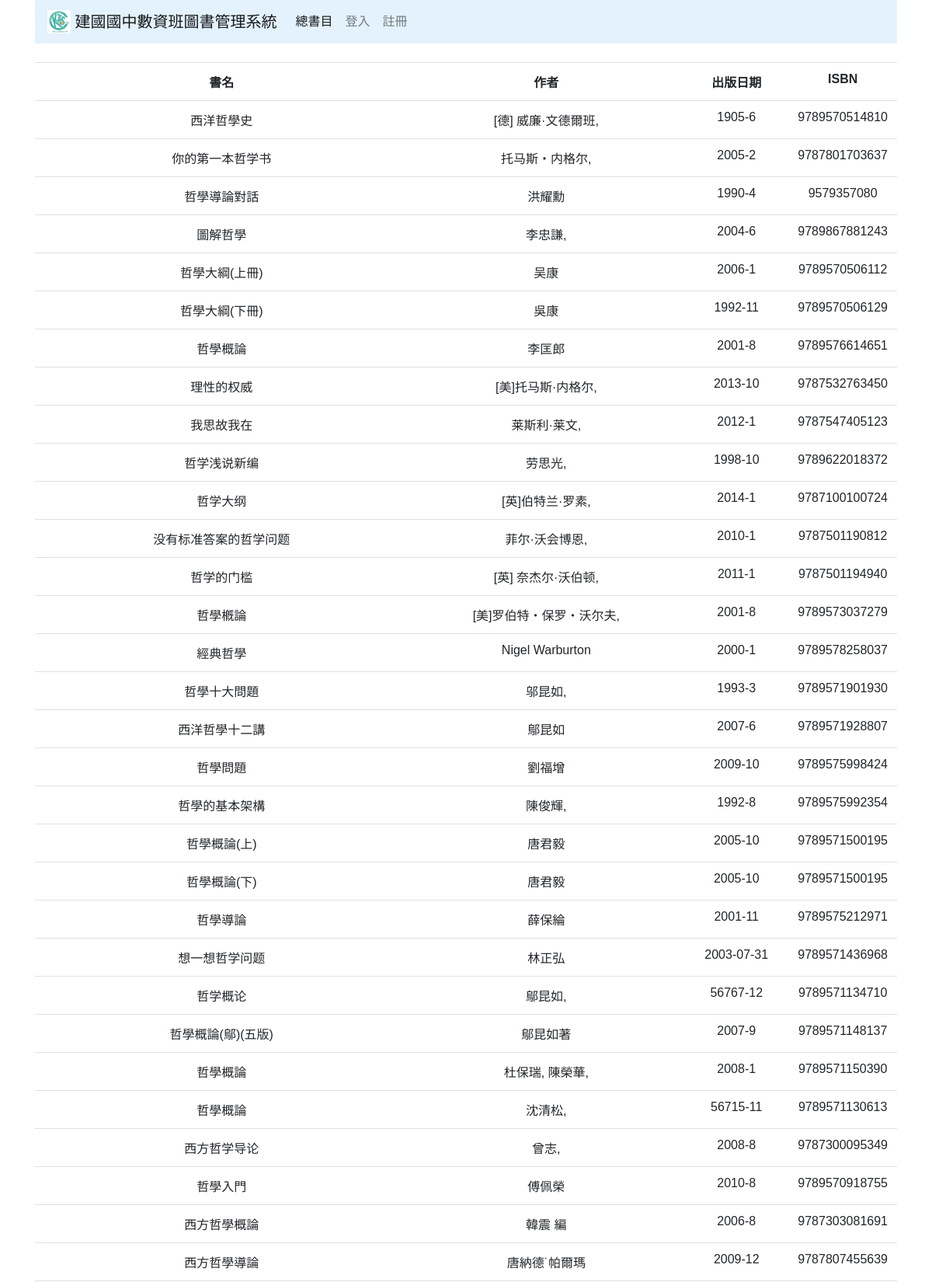
/book/ (upper part), run on the app's committed database.
### main/models.py (models this page shows, shortened)
class NewBooks(models.Model):
    book_title = models.CharField(blank=True, default='', max_length=200)
    book_author = models.CharField(blank=True, default='', max_length=200)
    book_pubtime = models.CharField(blank=True, default='', max_length=20)
    book_isbn = models.CharField(blank=True, default='', max_length=13)
    book_borrowid = models.CharField(blank=True, default='', max_length=5)
    book_borrowname = models.CharField(blank=True, default='', max_length=5)
    book_barcode = models.CharField(blank=True, default='', max_length=5)

### main/views.py (the view)
# urls.py: path('', views.IndexView.as_view(), name='index'),
class IndexView(generic.ListView):
    template_name = 'main/index.html'
    context_object_name = 'all_book_list'  # the list name of book list in html
    def get_queryset(self):
        return NewBooks.objects.all()

### main/templates/main/index.html
{% extends 'main/base.html'%}
{% block content %}
{% if all_book_list %}
<table class="table" style="width:100%;text-align:center">
	<tr>
		<th>書名</th>
		<th>作者</th>
		<th>出版日期</th>
		<th>ISBN</th>
	</tr>
	{% for book in all_book_list %}
		{% if book.book_borrowid %}
		<tr data-toggle="tooltip" title="借閱人：{{book.book_borrowid}} {{ book.book_borrowname }}">
			<td><font color="green">{{book.book_title}}</font></td>
			<td><font color="green">{{book.book_author}}</font></td>
			<td><font color="green">{{book.book_pubtime}}</font></td>
			{% if book.book_isbn == '1' %}
				<td><font color="green">無</font></td>
			{% else %}
				<td><font color="green">{{book.book_isbn}}</font></td>
			{% endif %}
		</tr>
		{% else %}
		<tr>
			<td>{{book.book_title}}</td>
			<td>{{book.book_author}}</td>
			<td>{{book.book_pubtime}}</td>
			{% if book.book_isbn == '1' %}
				<td>無</td>
			{% else %}
				<td>{{book.book_isbn}}</td>
			{% endif %}
		</tr>
		{% endif %}
		{% endfor %}
</table>
{% endif %}
{% endblock content %}

### data on the page
NewBooks: book_title "西洋哲學史", book_author "[德] 威廉·文德爾班,", book_pubtime "1905-6", book_isbn "9789570514810"
NewBooks: book_title "你的第一本哲学书", book_author "托马斯・内格尔,", book_pubtime "2005-2", book_isbn "9787801703637"
NewBooks: book_title "哲學導論對話", book_author "洪耀勳", book_pubtime "1990-4", book_isbn "9579357080"
NewBooks: book_title "圖解哲學", book_author "李忠謙,", book_pubtime "2004-6", book_isbn "9789867881243"
NewBooks: book_title "哲學大綱(上冊)", book_author "吴康", book_pubtime "2006-1", book_isbn "9789570506112"
NewBooks: book_title "哲學大綱(下冊)", book_author "吳康", book_pubtime "1992-11", book_isbn "9789570506129"
NewBooks: book_title "哲學概論", book_author "李匡郎", book_pubtime "2001-8", book_isbn "9789576614651"
NewBooks: book_title "理性的权威", book_author "[美]托马斯·内格尔,", book_pubtime "2013-10", book_isbn "9787532763450"
NewBooks: book_title "我思故我在", book_author "莱斯利·莱文,", book_pubtime "2012-1", book_isbn "9787547405123"
NewBooks: book_title "哲学浅说新编", book_author "劳思光,", book_pubtime "1998-10", book_isbn "9789622018372"
NewBooks: book_title "哲学大纲", book_author "[英]伯特兰·罗素,", book_pubtime "2014-1", book_isbn "9787100100724"
NewBooks: book_title "没有标准答案的哲学问题", book_author "菲尔·沃会博恩,", book_pubtime "2010-1", book_isbn "9787501190812"
NewBooks: book_title "哲学的门槛", book_author "[英] 奈杰尔·沃伯顿,", book_pubtime "2011-1", book_isbn "9787501194940"
NewBooks: book_title "哲學槪論", book_author "[美]罗伯特・保罗・沃尔夫,", book_pubtime "2001-8", book_isbn "9789573037279"
NewBooks: book_title "經典哲學", book_author "Nigel Warburton", book_pubtime "2000-1", book_isbn "9789578258037"
NewBooks: book_title "哲學十大問題", book_author "邬昆如,", book_pubtime "1993-3", book_isbn "9789571901930"
NewBooks: book_title "西洋哲學十二講", book_author "鄔昆如", book_pubtime "2007-6", book_isbn "9789571928807"
NewBooks: book_title "哲學問題", book_author "劉福增", book_pubtime "2009-10", book_isbn "9789575998424"
NewBooks: book_title "哲學的基本架構", book_author "陳俊輝,", book_pubtime "1992-8", book_isbn "9789575992354"
NewBooks: book_title "哲學概論(上)", book_author "唐君毅", book_pubtime "2005-10", book_isbn "9789571500195"
NewBooks: book_title "哲學概論(下)", book_author "唐君毅", book_pubtime "2005-10", book_isbn "9789571500195"
NewBooks: book_title "哲學導論", book_author "薛保綸", book_pubtime "2001-11", book_isbn "9789575212971"
NewBooks: book_title "想一想哲学问题", book_author "林正弘", book_pubtime "2003-07-31", book_isbn "9789571436968"
NewBooks: book_title "哲学概论", book_author "鄔昆如,", book_pubtime "56767-12", book_isbn "9789571134710"
NewBooks: book_title "哲學概論(鄔)(五版)", book_author "鄔昆如著", book_pubtime "2007-9", book_isbn "9789571148137"
NewBooks: book_title "哲學概論", book_author "杜保瑞, 陳榮華,", book_pubtime "2008-1", book_isbn "9789571150390"
NewBooks: book_title "哲學概論", book_author "沈清松,", book_pubtime "56715-11", book_isbn "9789571130613"
NewBooks: book_title "西方哲学导论", book_author "曾志,", book_pubtime "2008-8", book_isbn "9787300095349"
NewBooks: book_title "哲學入門", book_author "傅佩榮", book_pubtime "2010-8", book_isbn "9789570918755"
NewBooks: book_title "西方哲學概論", book_author "韓震 編", book_pubtime "2006-8", book_isbn "9787303081691"
NewBooks: book_title "西方哲學導論", book_author "唐納德˙帕爾瑪", book_pubtime "2009-12", book_isbn "9787807455639"
